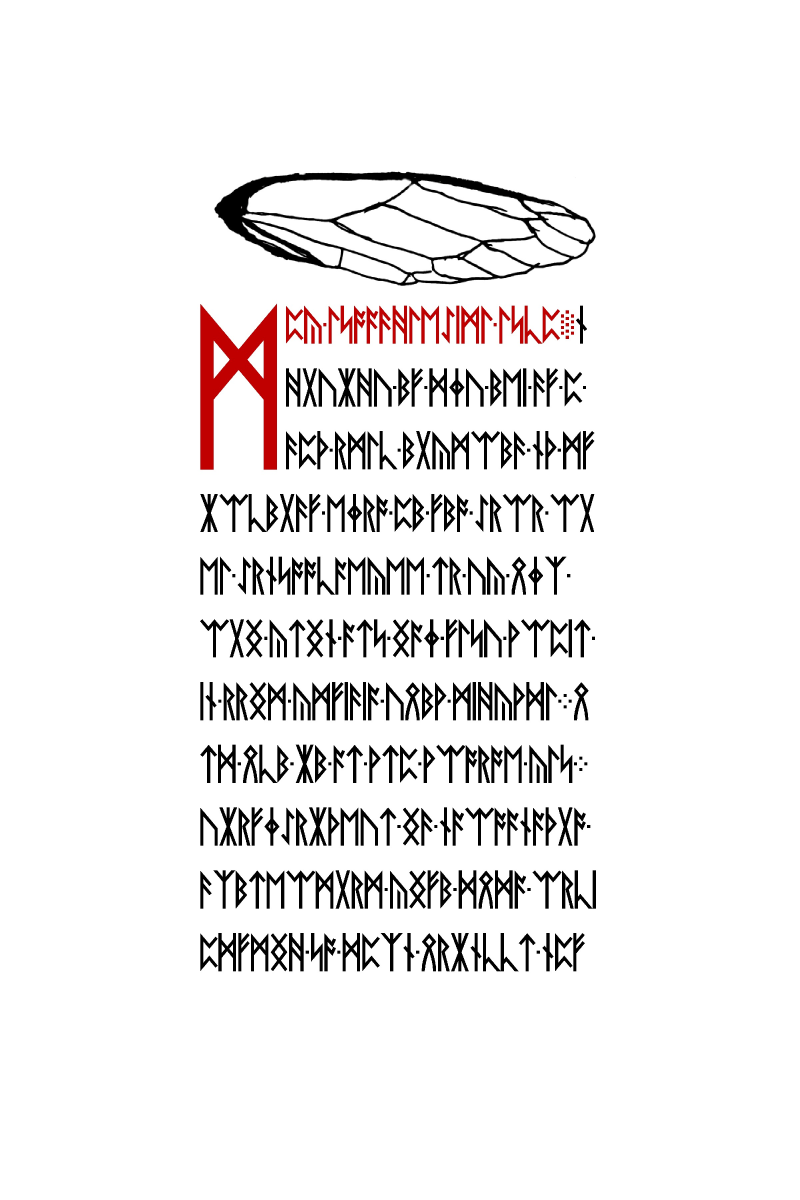
#> input picture resources/liber-primus/44.jpg, 2400 x 3600 px (shown at 1/3 size)
$ python lp2_p27_other_auchenorrhyncha_sft.py
#> lines starting #> are read from the running program, lines starting #| are printed output that depends on the picture; after the words box and inside, x2 and y2 are one past the last pixel; in counts of white or black regions, pixels touching at a corner belong together
### sims/lp2_p27_wing_original_graph_sft.py
"""Original-image p27 wing-face topology and bounded 15-cell transport SFT.

Read-only. Requires numpy, scipy and opencv-python. Run from a checkout of
FlareZ123/liber-primus with original resources/liber-primus/44.jpg and
lp2-corpus.json present. No cipher key or unknown plaintext is presumed.
"""
from __future__ import annotations

from collections import Counter
from functools import lru_cache
from hashlib import sha256
from pathlib import Path

import cv2
import numpy as np
from scipy.ndimage import distance_transform_edt
import json

ROOT = Path(__file__).resolve().parents[1]
IMAGE = ROOT / "resources" / "liber-primus" / "44.jpg"
CORPUS = ROOT / "resources" / "liber-primus" / "lp2-corpus.json"
SHA256 = "c92c972f41dd038e136d8589aa7b113e268c36f2860c279cce712cd037cb3a8e"
N = 15
THRESHOLDS = (80, 100, 120, 140, 160, 180, 200)
EXPECTED_PATHS = (
    (1, 2, 5, 7, 4, 3, 6, 8, 11, 12, 9, 14, 10, 13, 15),
    (1, 2, 5, 7, 4, 3, 6, 8, 11, 12, 14, 9, 10, 13, 15),
    (1, 2, 5, 7, 4, 3, 9, 6, 8, 11, 12, 14, 10, 13, 15),
    (1, 2, 5, 7, 4, 8, 11, 6, 3, 9, 12, 14, 10, 13, 15),
)


def source_graph(crop: np.ndarray, threshold: int) -> tuple[list[tuple[int, int]], list[tuple[int, int]]]:
    black = crop < threshold
    n, labels, stats, centers = cv2.connectedComponentsWithStats(
        (~black).astype(np.uint8), connectivity=8
    )
    cells = sorted(
        (i for i in range(1, n) if 200 < int(stats[i, cv2.CC_STAT_AREA]) < 70000),
        key=lambda i: float(centers[i, 0]),
    )
    assert len(cells) == N, (threshold, "face count", len(cells))
    face = np.zeros(labels.shape, dtype=np.int16)
    for number, label in enumerate(cells, start=1):
        face[labels == label] = number
    dist, indices = distance_transform_edt(face == 0, return_indices=True)
    nearest = face[tuple(indices)]
    nearest[dist > 12] = 0

    borders: Counter[tuple[int, int]] = Counter()
    for a, b in ((nearest[:-1, :], nearest[1:, :]),
                 (nearest[:, :-1], nearest[:, 1:])):
        selected = (a > 0) & (b > 0) & (a != b)
        pairs = np.minimum(a[selected], b[selected]) * 16 + np.maximum(a[selected], b[selected])
        keys, counts = np.unique(pairs, return_counts=True)
        borders.update({(int(k) // 16, int(k) % 16): int(c) for k, c in zip(keys, counts)})
    # The 40-pixel shared-interface threshold drops incidental point contacts.
    edges = sorted(pair for pair, count in borders.items() if count >= 40)
    positions = [(int(round(centers[i, 0] + 590)),
                  int(round(centers[i, 1] + 470))) for i in cells]
    return edges, positions


# [84 lines left out: functions graph_paths, encode, decode, ioc, main, not called in this run]


# [2 lines that do not run on import are left out]

### sims/lp2_p27_thieme_samepage_topology_sft.py
"""Source-fixed p27 wing graph comparison with Metafysica XIV Figs 20 and 24.

Fig.4 of this same webpage is the established p23–26 mayfly art parent.
Fig.20 is a whole cicada (Severa, 1977), Fig.24 is an isolated homopteran
wing (Haupt/Rohdendorf, 1949). Neither name is treated as a cipher key.
Compare all thresholds, not a selected visually pleasing result.
"""
from collections import Counter
from hashlib import sha256
from io import BytesIO
from urllib.request import Request, urlopen
import base64, json, textwrap

import cv2
import networkx as nx
import numpy as np
from PIL import Image, ImageDraw
from scipy.ndimage import distance_transform_edt
from lp2_p27_wing_original_graph_sft import source_graph, THRESHOLDS, SHA256, IMAGE

URLS = {
    "fig20": "https://www.metafysica.nl/wings/thieme_124_2.jpg",
    "fig24": "https://www.metafysica.nl/wings/rohd1949_38v.jpg",
}
FIG20_HASH = "c0e76a72a0f74bf6b801f9de42e8bee1c82fe6dfce2e7d872aeb260dfa2f0a2a"
# Broad polygon selection on the actual retrieved source Fig.20. Outside
# the polygon remains unmodified in component extraction; only the
# component centroid and fraction inside are checked. No line is drawn
# to complete an otherwise open wing cell.
RIGHT = [(278,110),(290,87),(329,59),(371,36),(420,26),(470,26),
         (491,39),(488,59),(469,84),(441,105),(410,117),(378,121),
         (337,122),(300,119)]
LEFT = [(17,39),(35,26),(83,26),(132,36),(176,59),(215,85),
        (234,110),(210,119),(173,122),(132,122),(103,117),(72,105),
        (44,83),(20,57)]
UPSCALE=4
RANGES=(100,120,140,160,180,200,220,235)
RADII=(6,8,10,12)
INTERFACES=(16,24,32)

def emit_image(tag,im):
    mem=BytesIO(); im.convert("RGB").save(mem,format="JPEG",quality=76,optimize=True)
    data=base64.b64encode(mem.getvalue()).decode()
    for i,part in enumerate(textwrap.wrap(data,1024)):
        print(f"{tag}_{i:05d}:{part}")
    print(f"{tag}_END")

# [12 lines left out: function load_figure, not called in this run]

def graph_cells(im, polygon, source_width, refgraphs, tag):
    # Resample on a normalized source wing scale so all candidate and
    # low-resolution original controls use identical geometric settings.
    scale=195/source_width
    im=im.resize((round(im.width*scale),round(im.height*scale)),Image.Resampling.LANCZOS)
    if polygon:
        polygon=[(round(x*scale),round(y*scale)) for x,y in polygon]
    native_size=im.size
    im=im.resize((im.width*UPSCALE,im.height*UPSCALE),Image.Resampling.BICUBIC)
    area=np.asarray(im)
    channels={"gray":np.asarray(im.convert("L")),"green":area[:,:,1],"blue":area[:,:,2]}
    if polygon:
        selector=Image.new("1",im.size,0)
        ImageDraw.Draw(selector).polygon([(x*UPSCALE,y*UPSCALE) for x,y in polygon],fill=1)
        selector=np.array(selector,dtype=bool)
    else:
        selector=np.ones(area.shape[:2],dtype=bool)
    summaries=[]; matched=[]; seen=set()
    for channel,values in channels.items():
        for threshold in RANGES:
            n,lab,stats,centers=cv2.connectedComponentsWithStats((values>=threshold).astype(np.uint8),connectivity=8)
            cells=[]
            for i in range(1,n):
                x,y,w,h,a=stats[i]
                if x==0 or y==0 or x+w==lab.shape[1] or y+h==lab.shape[0]: continue
                if a<4*UPSCALE**2: continue
                cx,cy=centers[i]
                if not selector[int(cy),int(cx)]: continue
                pixels=lab==i
                if np.count_nonzero(pixels&selector)<0.85*a: continue
                cells.append(i)
            cells.sort(key=lambda i:centers[i,0])
            row={"tag":tag,"channel":channel,"threshold":threshold,"faces":len(cells)}
            if len(cells)==15:
                face=np.zeros_like(lab,dtype=np.int16)
                for k,i in enumerate(cells,1): face[lab==i]=k
                dist,idx=distance_transform_edt(face==0,return_indices=True)
                nearest=face[tuple(idx)]
                graphs=[]
                for radius in RADII:
                    q=nearest.copy(); q[dist>radius]=0
                    borders=Counter()
                    for a,b in ((q[:-1,:],q[1:,:]),(q[:,:-1],q[:,1:])):
                        keep=(a>0)&(b>0)&(a!=b)
                        pairs=np.minimum(a[keep],b[keep])*16+np.maximum(a[keep],b[keep])
                        keys,counts=np.unique(pairs,return_counts=True)
                        borders.update({(int(k)//16,int(k)%16):int(v) for k,v in zip(keys,counts)})
                    for cutoff in INTERFACES:
                        edges=tuple(sorted(k for k,v in borders.items() if v>=cutoff))
                        G=nx.Graph(); G.add_nodes_from(range(1,16)); G.add_edges_from(edges)
                        mappings=[j for j,R in enumerate(refgraphs) if nx.is_isomorphic(G,R)]
                        graphs.append([radius,cutoff,len(edges),mappings])
                        if mappings:
                            matched.append([channel,threshold,radius,cutoff,mappings])
                        seen.add(edges)
                row["graphs"]=graphs
                # Emit one labelled source segmentation per unique channel
                # family at its first 15-face threshold. Not a selected hit.
                if not any(x["channel"]==channel and x["faces"]==15 for x in summaries):
                    canvas=im.copy(); draw=ImageDraw.Draw(canvas)
                    for k,i in enumerate(cells,1):
                        cx,cy=centers[i]; draw.ellipse((cx-9,cy-9,cx+9,cy+9),fill="white",outline="red")
                        draw.text((cx-6,cy-6),str(k),fill="red")
                    # Small JPEG for inspection without raw full-source republishing.
                    canvas.thumbnail((600,300))
                    emit_image(f"MASK_{tag}_{channel}",canvas)
            summaries.append(row)
    result={"tag":tag,"native_size":native_size,"rows":summaries,"distinct_15face_graphs":len(seen),"match_count":len(matched),"matches":matched}
    print("GRAPH",json.dumps(result,separators=(",",":")))
    return result

# [33 lines left out: function main, not called in this run]

# [1 lines that do not run on import are left out]

### sims/lp2_p27_other_auchenorrhyncha_sft.py
"""Bounded alternate Cicadomorpha source test for LP2 p27 (#3109).
No invented numbering or cipher transforms. Existing graph extractor is reused.
"""
from contextlib import redirect_stdout
from hashlib import sha256
from io import BytesIO, StringIO
import json
import re
from urllib.request import Request, urlopen

import cv2
import fitz
import networkx as nx
import numpy as np
from PIL import Image
from lp2_p27_wing_original_graph_sft import IMAGE, SHA256, THRESHOLDS, source_graph
from lp2_p27_thieme_samepage_topology_sft import graph_cells

SOURCES = (
    ("Dietrich2005-Fig6", 6, (
        "https://ufdcimages.uflib.ufl.edu/UF/00/09/88/13/00015/SN00154040_0088_00419.pdf",
        "https://journals.flvc.org/flaent/article/download/75474/73132/",
    )),
    ("Evans1966-Fig6", -6, (
        "https://media.australian.museum/media/Uploads/Journals/17444/425_complete.pdf",
    )),
)
LIMIT = 80_000_000

def get_page(name, page, urls):
    for url in urls:
        try:
            req = Request(url, headers={"User-Agent": "Mozilla/5.0"})
            with urlopen(req, timeout=35) as r:
                b = r.read(LIMIT+1)
            assert len(b) <= LIMIT and b.startswith(b"%PDF")
            doc = fitz.open(stream=b, filetype="pdf")
            if page < 0:
                matches=[]
                for ix in range(min(len(doc), 50)):
                    tx=doc[ix].get_text()
                    if re.search(r"(?mi)^\s*Fig\.?\s*"+str(-page)+r"\s*:",tx):
                        matches.append(ix)
                print("CAPTION_PAGES",name,matches)
                assert len(matches)==1, ("caption not uniquely identified", matches)
                page=matches[0]
            p = doc[page]
            print("SOURCE", json.dumps({"name":name,"url":url,"sha256":sha256(b).hexdigest(),
                "bytes":len(b),"page_index":page,"page_count":len(doc),
                "text":p.get_text()[:1200]}))
            pm = p.get_pixmap(matrix=fitz.Matrix(3,3), colorspace=fitz.csGRAY)
            return Image.frombytes("L", (pm.width, pm.height), pm.samples)
        except Exception as e:
            print("UNAVAILABLE", name, url, repr(e))
    return None

def compact_test(im, refs, tag):
    with redirect_stdout(StringIO()):
        out = graph_cells(im.convert("RGB"), None, max(im.size), refs, tag)
    print("GRAPH", json.dumps({
        "tag":tag,"size":im.size,
        "face_counts":sorted(set(x["faces"] for x in out["rows"])),
        "distinct_15face_graphs":out["distinct_15face_graphs"],
        "match_count":out["match_count"],"matches":out["matches"],
    },separators=(",",":")))
    return out["match_count"]

def crops(im):
    a=np.asarray(im)
    boxes=set()
    for t in (100,140,180,220):
        # Figure lines connected in ink; include whole component and its
        # interior, not artificial bridges. Text-sized components omitted.
        contours,_=cv2.findContours((a<t).astype("uint8"),cv2.RETR_EXTERNAL,cv2.CHAIN_APPROX_SIMPLE)
        for c in contours:
            x,y,w,h=cv2.boundingRect(c)
            if max(w,h)<0.12*min(a.shape) or min(w,h)<0.025*min(a.shape):
                continue
            if max(w,h)/min(w,h)<1.6: continue
            if cv2.contourArea(c)<0.08*w*h: continue
            pad=max(5,round(max(w,h)*.04))
            boxes.add((max(0,x-pad),max(0,y-pad),min(a.shape[1],x+w+pad),min(a.shape[0],y+h+pad)))
    # Suppress near-identical bounding rectangles from different thresholds.
    selected=[]
    for b in sorted(boxes,key=lambda b:-(b[2]-b[0])*(b[3]-b[1])):
        x,y,X,Y=b
        area=(X-x)*(Y-y)
        if any((max(0,min(X,D)-max(x,A))*max(0,min(Y,E)-max(y,B)))/max(area,(D-A)*(E-B))>.80
            for A,B,D,E in selected): continue
        selected.append(b)
    return sorted(selected)

def main():
    assert sha256(IMAGE.read_bytes()).hexdigest()==SHA256
    orig=cv2.imread(str(IMAGE),cv2.IMREAD_GRAYSCALE)[470:895,590:1840]
#> orig: shape (425, 1250); min 0, max 255, mean 218.6
    refs=[]
    for t in THRESHOLDS:
        edges,_=source_graph(orig,t)
        g=nx.Graph();g.add_nodes_from(range(1,16));g.add_edges_from(edges)
        if not any(set(g.edges)==set(r.edges) for r in refs):refs.append(g)
#> this loop made 7 passes
#> (n in source_graph, cells in source_graph) on passes 1 to 7: (36, [18, 19, 4, 15, 28, 13, 34, 31, 6, 5, 27, 23, 9, 17, 16]), (30, [14, 15, 3, 11, 21, 10, 28, 26, 5, 4, 20, 17, 7, 13, 12]), (42, [19, 20, 3, 15, 33, 10, 41, 39, 5, 4, 31, 25, 8, 18, 16]), (42, [17, 18, 3, 13, 32, 10, 41, 36, 5, 4, 31, 23, 7, 16, 14]), (43, [16, 17, 3, 13, 30, 10, 39, 36, 6, 5, 27, 22, 8, 15, 14]), (35, [13, 15, 3, 9, 26, 7, 34, 32, 5, 4, 24, 21, 6, 12, 10]), (38, [17, 18, 2, 10, 29, 9, 35, 33, 6, 4, 26, 24, 8, 16, 12])
#> pass 1, in source_graph, `black = crop < threshold`:
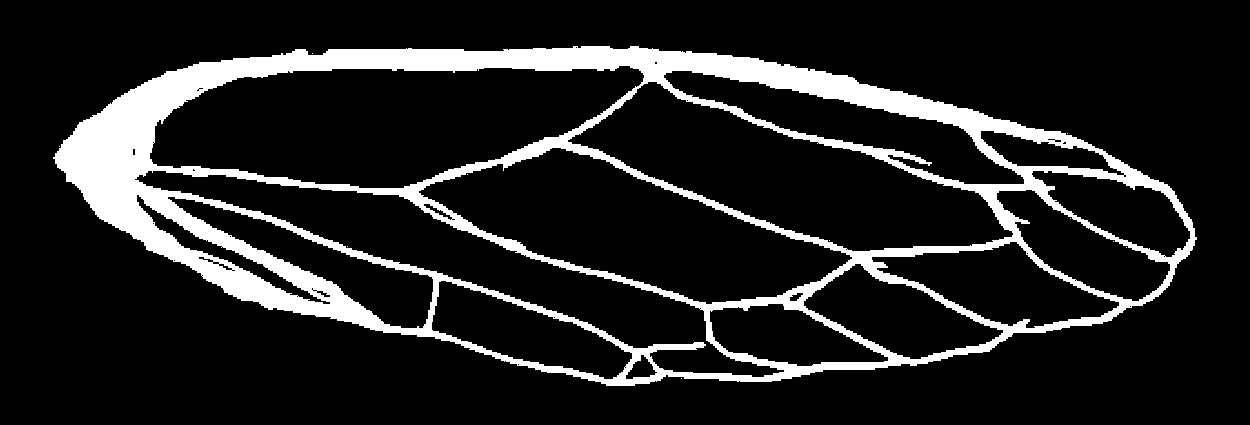
#> black: shape (425, 1250) bool; 13.5% white; 11 white regions (10 under 20 px), largest, box (x1, y1, x2, y2) and area: (53, 46, 1197, 386) 71730
#> pass 1, in source_graph, `n, labels, stats, centers = cv2.connectedComponentsWithStats( (~black)..`:
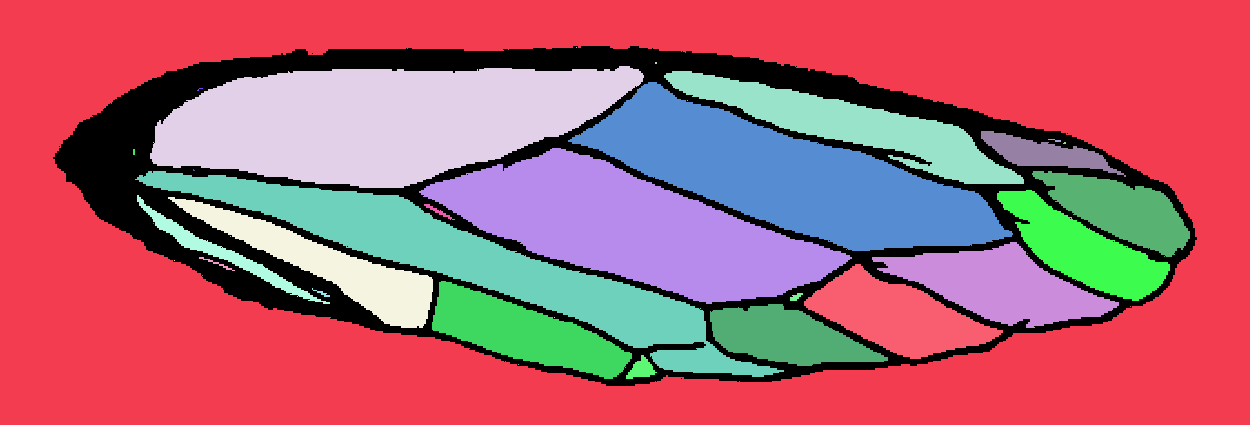
#> labels: shape (425, 1250) int32; 36 distinct labels, from 0 to 35; one colour per label, 0 black
#> pass 2, in source_graph (call 2), `n, labels, stats, centers = cv2.connectedComponentsWithStats( (~black)..`:
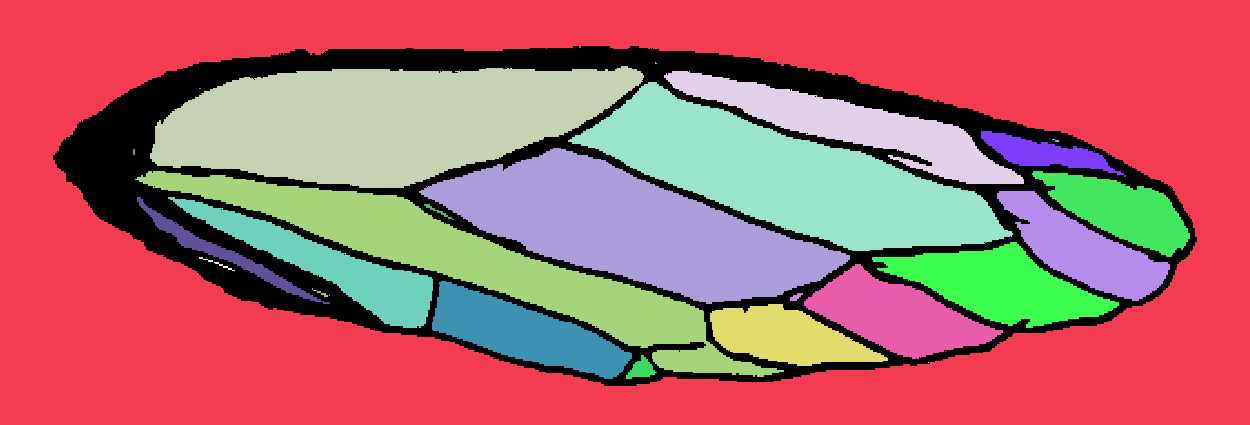
#> labels: shape (425, 1250) int32; 30 distinct labels, from 0 to 29; one colour per label, 0 black
#> after the loop, refs = 2 items
    assert compact_test(Image.fromarray(orig).resize((213,72),Image.Resampling.LANCZOS),refs,"native_control")>0
#> in graph_cells, `im=im.resize((im.width*UPSCALE,im.height*UPSCALE),Image.Resampling.BIC..`:
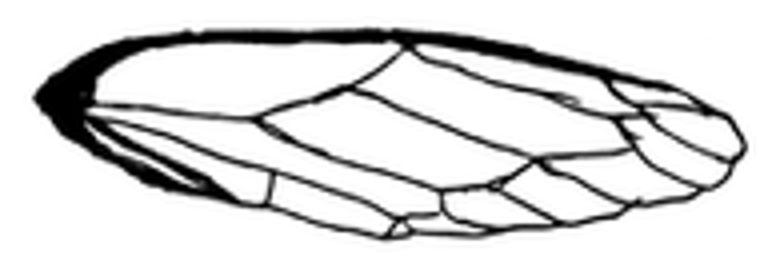
#> im: PIL image 780x264 RGB; min 0, max 255, mean 216.8
#> the loop in graph_cells, `for channel,values in channels.items():` made 3 passes
#> channel on passes 1 to 3: 'gray', 'green', 'blue'
#> after the loop in graph_cells, `for channel,values in channels.items():`:
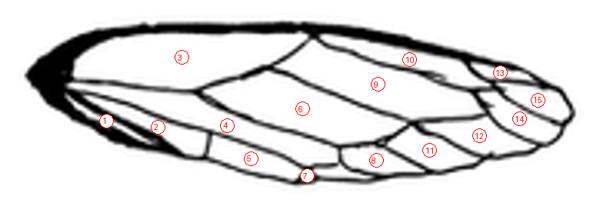
#> canvas: PIL image 600x203 RGB; mean R, G, B 217.2, 215.9, 215.9
#> after the loop in graph_cells, `for channel,values in channels.items():`:
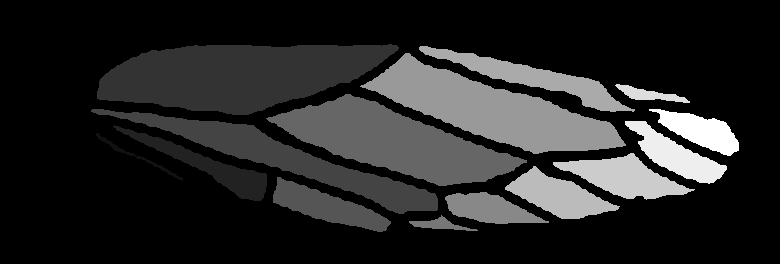
#> face: shape (264, 780) int16; min 0, max 15, mean 2.23; drawn with min black and max white
#> after the loop in graph_cells, `for channel,values in channels.items():`:
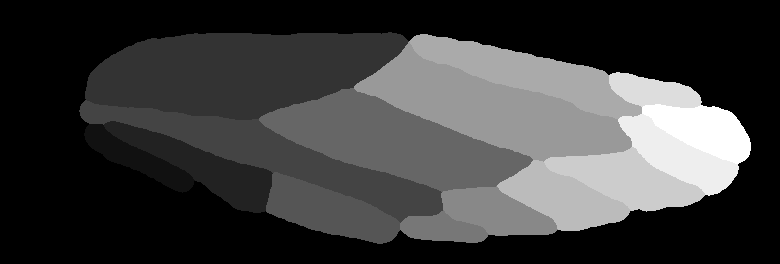
#> q: shape (264, 780) int16; min 0, max 15, mean 3.58; drawn with min black and max white
#> after the loop in graph_cells, `for channel,values in channels.items():`: matched = 30 items; seen = 11 items; summaries = 24 items
#> in compact_test, `out = graph_cells(im.convert("RGB"), None, max(im.size), refs, tag)`: out = 6 items
#> (printed output is left out)
    for name,page,urls in SOURCES:
        if name=="Dietrich2005-Fig6":continue  # already completed in run 45968440060
        im=get_page(name,page,urls)
        if im is None:continue
        boxes=crops(im)
        print("BOXES",name,im.size,json.dumps(boxes))
        for i,b in enumerate(boxes):
            crop=im.crop(b)
            if crop.height>crop.width:crop=crop.rotate(90,expand=True)
            compact_test(crop,refs,f"{name}-{i}")
#> this loop made 2 passes
#> (name, page) on passes 1 to 2: ('Dietrich2005-Fig6', 6), ('Evans1966-Fig6', -6)
    print("Decision: match candidates require inspection of the original panel and independent authored order; nonmatching extracted components do not exclude unextracted or non-affine artwork.")
if __name__=="__main__":main()
#> (the call stopped at in get_page, `with urlopen(req, timeout=35) as r:`: the network is not available in this run)
